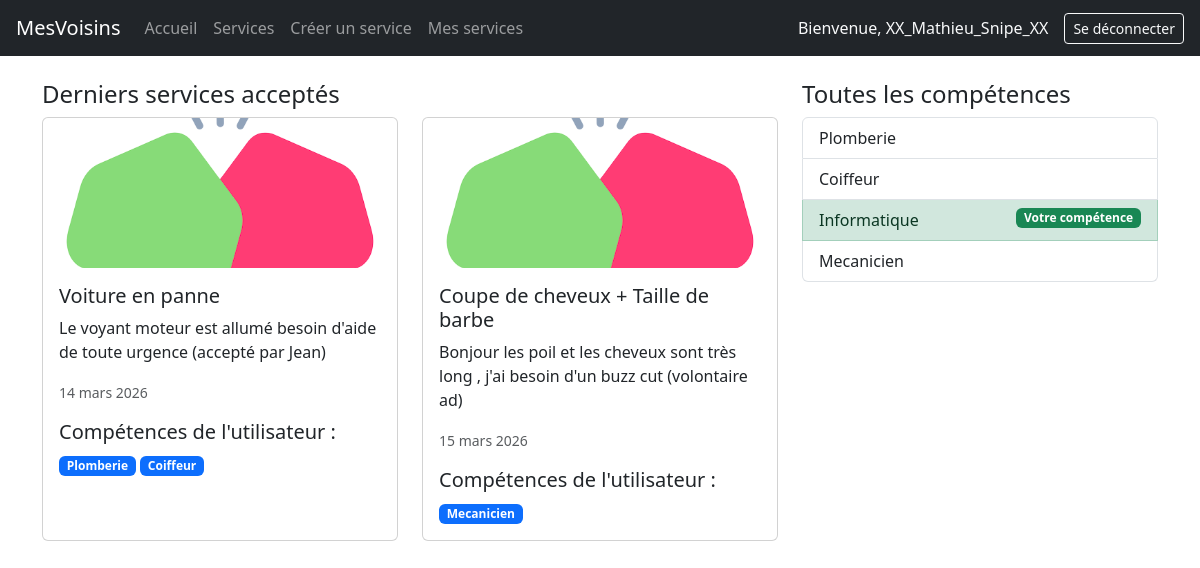
The page /app/ (signed in) on the database its author committed.
### app/models.py (models this page shows, shortened)
class Service(models.Model):
    title = models.CharField(max_length=100)
    description = models.TextField()
    skill = models.ForeignKey(Skill, on_delete=models.CASCADE)
    creator = models.ForeignKey('auth.User', on_delete=models.CASCADE, related_name='services_crees')
    volunteer = models.ForeignKey('auth.User', null=True, blank=True, on_delete=models.SET_NULL, related_name='volunteer')
    date = models.DateField()
    created_at = models.DateTimeField(auto_now_add=True)

class UserSkill(models.Model):
    user = models.ForeignKey('auth.User', on_delete=models.CASCADE)
    skill = models.ForeignKey(Skill, on_delete=models.CASCADE)

class Skill(models.Model):
    name = models.CharField(max_length=100)
    category = models.ForeignKey('Category',null=True, blank=True, on_delete=models.CASCADE)

### app/views.py (the view)
# urls.py: path("", views.home, name="home"),
def home(request):
    last_services_accepted = Service.objects.filter(volunteer__isnull=False)[:10]
    all_skill = Skill.objects.all()
    if request.user.is_authenticated:
        user_skill = request.user.userskill_set.values_list('skill__name', flat=True)
    else:
        user_skill = []
    context = {"last_services": last_services_accepted, "all_skill": all_skill, "user_skill": user_skill}
    return render(request, 'home.html', context)

### app/templates/home.html
{% extends 'base.html' %}
{% load static %}
{% block content %}
<div class="container mt-4">
  <div class="row">
    <div class="col-md-8">
      <h4>Derniers services acceptés</h4>
      <div class="row">
        {% for service in last_services %}
        <div class="col-md-6 mb-3">
          <div class="card h-100">
            <img src="{% static 'app/images/img.png' %}" class="card-img-top" alt="logo" style="max-height: 150px; object-fit: cover;">
            <div class="card-body">
              <h5 class="card-title">{{ service.title }}</h5>
              <p class="card-text">{{ service.description }}</p>
              <p class="card-text"><small class="text-muted">{{ service.date }}</small></p>
              <h5>Compétences de l'utilisateur :</h5>
              {% for skill in service.creator.userskill_set.all %}
              <span class="badge bg-primary">{{ skill.skill.name }}</span>
              {% endfor %}
            </div>
          </div>
        </div>
        {% endfor %}
      </div>
    </div>
    <div class="col-md-4">
      <h4>Toutes les compétences</h4>
      <ul class="list-group">
        {% if user.is_authenticated %}
          {% for skill in all_skill %}
            {% if skill.name in user_skill %}
              <li class="list-group-item list-group-item-success">{{ skill.name }} <span class="badge bg-success float-end">Votre compétence</span></li>
            {% else %}
              <li class="list-group-item">{{ skill.name }}</li>
            {% endif %}
          {% endfor %}
        {% else %}
          {% for skill in all_skill %}
            <li class="list-group-item">{{ skill.name }}</li>
          {% endfor %}
        {% endif %}
      </ul>
    </div>
  </div>
</div>
{% endblock %}

### templates/base.html (shortened to what this page needs)
{% load django_bootstrap5 %}
<!doctype html>
<html lang="fr">
  <head>    <meta charset="UTF-8" />
    {% load django_bootstrap5 %}
    {% bootstrap_css %}
</head>
  <body>
    <header>
      <nav class="navbar navbar-expand-lg navbar-dark bg-dark px-3">
      <a class="navbar-brand" href="{% url 'app:home' %}">MesVoisins</a>
      <div class="collapse navbar-collapse">
        <ul class="navbar-nav me-auto">
          <li class="nav-item">
            <a class="nav-link" href="{% url 'app:home' %}">Accueil</a>
          </li>
          {% if user.is_authenticated %}
          <li class="nav-item">
            <a class="nav-link" href="{% url 'app:services' %}">Services</a>
          </li>
          <li class="nav-item">
            <a class="nav-link" href="{% url 'app:create_service' %}">Créer un service</a>
          </li>
          <li class="nav-item">
            <a class="nav-link" href="{% url 'app:my_services' %}">Mes services</a>
          </li>
          {% endif %}
        </ul>
        <ul class="navbar-nav ms-auto align-items-center">
          {% if user.is_authenticated %}
          <li class="nav-item">
            <span class="navbar-text text-light me-3">Bienvenue, {{ user.username }}</span>
          </li>
          <li class="nav-item">
            <form method="post" action="{% url 'logout' %}">
              <button type="submit" class="btn btn-outline-light btn-sm">Se déconnecter</button>
            </form>
          </li>
          {% else %}
          <li class="nav-item">
            <a class="btn btn-outline-light btn-sm" href="{% url 'login' %}">Connexion</a>
          </li>
          {% endif %}
        </ul>
      </div>
    </nav>
    </header>
    <main>{% block content %}{% endblock %}</main>
  </body>
</html>

### rows shown on the page
Service: title "Voiture en panne", description "Le voyant moteur est allumé besoin d'aide de toute urgence (accepté par Jean)", date "14 mars 2026"
UserSkill: skill.name "Plomberie"
UserSkill: skill.name "Coiffeur"
Service: title "Coupe de cheveux + Taille de barbe", description "Bonjour les poil et les cheveux sont très long , j'ai besoin d'un buzz cut (volontaire ad)", date "15 mars 2026"
UserSkill: skill.name "Mecanicien"
Skill: name "Plomberie"
Skill: name "Coiffeur"
Skill: name "Informatique"
Skill: name "Mecanicien"

### other values the page prints
{{ user.username }} "XX_Mathieu_Snipe_XX"
